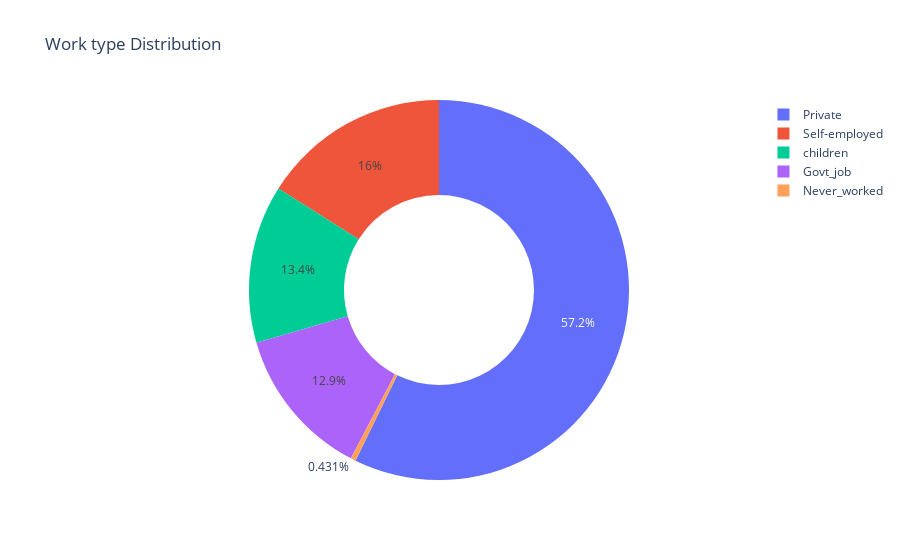

This figure's notebook cell:
### Code cell
pie_graph(df_copy, 'Work type Distribution','work_type')

### Figure 1 — Plotly figure (JSON) as saved in the notebook; plotly's stock layout.template omitted (floating-point values rounded to 4 significant figures)
{"data": [{"hole": 0.5, "labels": ["Private", "Self-employed", "children", "Govt_job", "Never_worked"], "type": "pie", "values": [2925, 819, 687, 657, 22]}], "layout": {"title": {"text": "Work type Distribution"}}}
